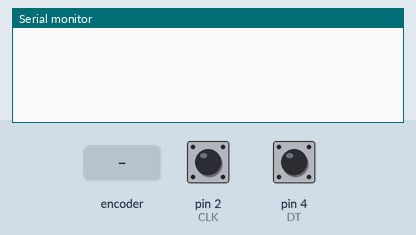
The sketch below on a simulated Arduino Uno, built with avr-gcc and run on an emulated ATmega328P. Parts: the last lines printed to the serial monitor. Inputs (shaded band) come from the test bench; at power-on: pin 2 (CLK) HIGH, pin 4 (DT) HIGH.

Above: at 1.2 s.
1.3 s: rotary encoder on pin 2 (CLK) / pin 4 (DT) turned 1 step (first pin leading)
At 1.7 s:
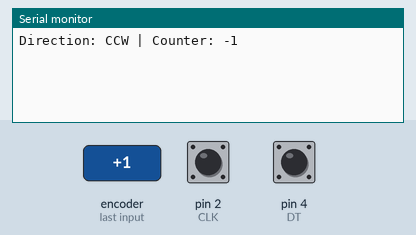
3.0 s: rotary encoder on pin 2 (CLK) / pin 4 (DT) turned 2 steps (second pin leading)
At 4.1 s:
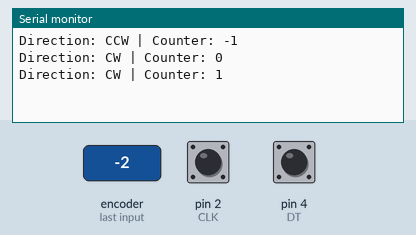

Measured:
- after the input at 1.3 s, the serial monitor: prints a new line after 0.05 s (image 1)
- after the input at 3.0 s, the serial monitor: prints a new line after 0.08 s (image 2)

The sketch:

EC11B15244.ino
```cpp
// Rotary Encoder Inputs
#define CLK 2
#define DT 4

int counter = 0;
int currentStateCLK;
int lastStateCLK;
String currentDir ="";
unsigned long lastButtonPress = 0;

void setup() {

        // Set encoder pins as inputs
        pinMode(CLK,INPUT);
        pinMode(DT,INPUT);

        // Setup Serial Monitor
        Serial.begin(9600);

        // Read the initial state of CLK
        lastStateCLK = digitalRead(CLK);
}

void loop() {

        // Read the current state of CLK
        currentStateCLK = digitalRead(CLK);

        // If last and current state of CLK are different, then pulse occurred
        // React to only 1 state change to avoid double count
        if (currentStateCLK != lastStateCLK  && currentStateCLK == 1){

                // If the DT state is different than the CLK state then
                // the encoder is rotating CCW so decrement
                if (digitalRead(DT) != currentStateCLK) {
                        counter --;
                        currentDir ="CCW";
                } else {
                        // Encoder is rotating CW so increment
                        counter ++;
                        currentDir ="CW";
                }

                Serial.print("Direction: ");
                Serial.print(currentDir);
                Serial.print(" | Counter: ");
                Serial.println(counter);
        }

        // Remember last CLK state
        lastStateCLK = currentStateCLK;

        // Put in a slight delay to help debounce the reading
        delay(1);
}
```
